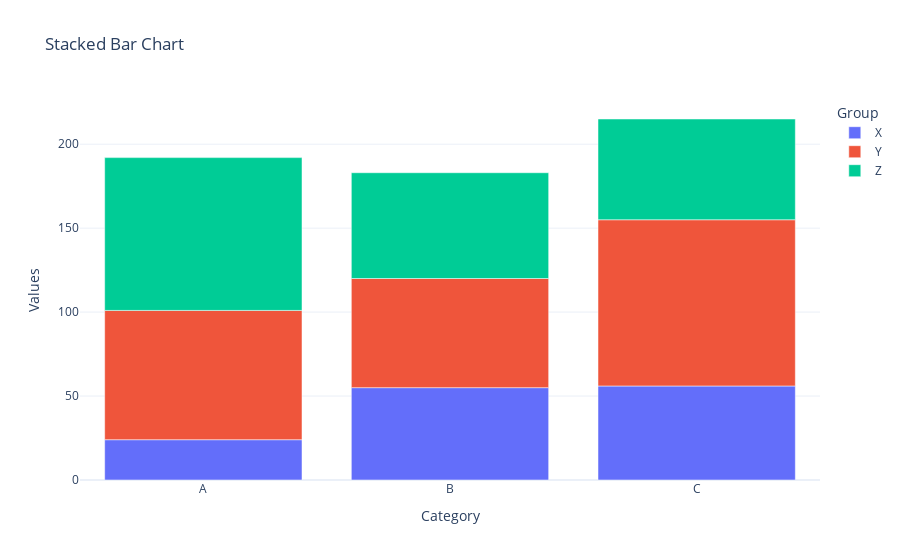

This figure's notebook cell:
### Code cell
# Stacked bar chart
fig = px.bar(df_grouped, x='Category', y='Values', color='Group',
            title='Stacked Bar Chart')  # Default barmode is 'stack'
fig.show()

### Figure 1 — Plotly figure (JSON) as saved in the notebook; plotly's stock layout.template omitted (floating-point values rounded to 4 significant figures)
{"data": [{"hovertemplate": "Group=X<br>Category=%{x}<br>Values=%{y}<extra></extra>", "legendgroup": "X", "marker": {"color": "#636efa", "pattern": {"shape": ""}}, "name": "X", "orientation": "v", "showlegend": true, "textposition": "auto", "type": "bar", "x": ["A", "B", "C"], "xaxis": "x", "y": [24, 55, 56], "yaxis": "y"}, {"hovertemplate": "Group=Y<br>Category=%{x}<br>Values=%{y}<extra></extra>", "legendgroup": "Y", "marker": {"color": "#EF553B", "pattern": {"shape": ""}}, "name": "Y", "orientation": "v", "showlegend": true, "textposition": "auto", "type": "bar", "x": ["A", "B", "C"], "xaxis": "x", "y": [77, 65, 99], "yaxis": "y"}, {"hovertemplate": "Group=Z<br>Category=%{x}<br>Values=%{y}<extra></extra>", "legendgroup": "Z", "marker": {"color": "#00cc96", "pattern": {"shape": ""}}, "name": "Z", "orientation": "v", "showlegend": true, "textposition": "auto", "type": "bar", "x": ["A", "B", "C"], "xaxis": "x", "y": [91, 63, 60], "yaxis": "y"}], "layout": {"barmode": "relative", "legend": {"title": {"text": "Group"}, "tracegroupgap": 0}, "title": {"text": "Stacked Bar Chart"}, "xaxis": {"anchor": "y", "domain": [0, 1], "title": {"text": "Category"}}, "yaxis": {"anchor": "x", "domain": [0, 1], "title": {"text": "Values"}}}}
